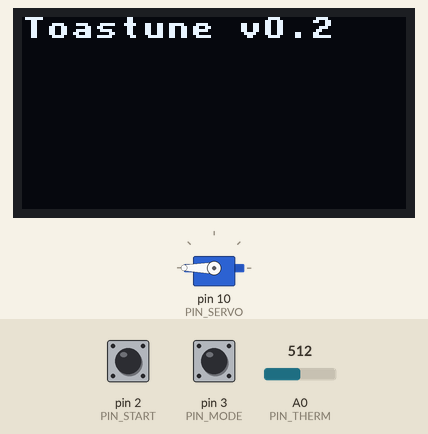
This sketch was run on a simulated Arduino Uno, built with avr-gcc and run on an emulated ATmega328P. Parts: 128×64 one-colour display, servo. The test bench sets the inputs (shaded band); at power-on: pin 2 (PIN_START) HIGH, pin 3 (PIN_MODE) HIGH, A0 (PIN_THERM) = 512.

Above: at 0.2 s.
At 2.3 s:
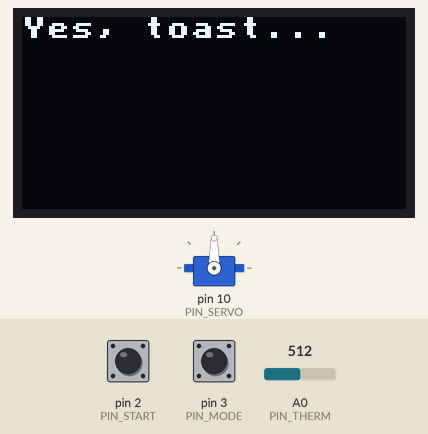
2.4 s: pin 2 (PIN_START) pulled LOW for 0.2 s
At 2.8 s:
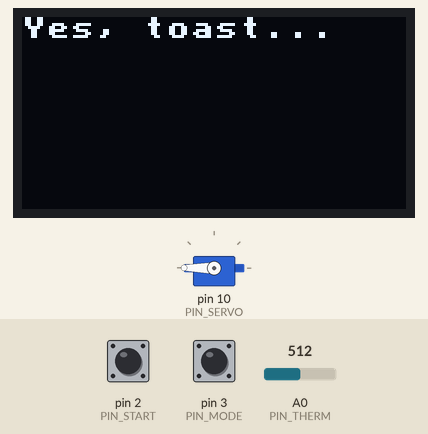
Timing chart, 0 to 5.4 s (numbered marks = the images above; inputs shaded):
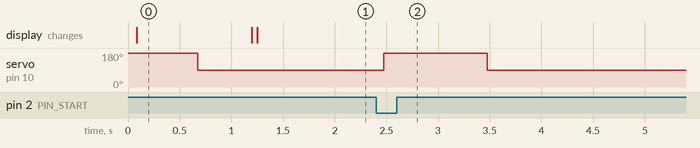

Measured:
- after the input at 2.4 s, servo on pin 10 (PIN_SERVO): 90° → 180° after 0.08 s, → 90° 1.0 s later
- what the display in image 0 shows lasts 1.1 s, from 0.1 s to 1.2 s

The sketch:

sketch.ino
```cpp
#include <Arduino.h>
#include <U8x8lib.h>
#include <Servo.h>

#define PIN_START 2
#define PIN_MODE  3
#define PIN_SERVO 10
#define PIN_THERM A0

#define AREF 5.0
#define ADC_RES 10

#define DISPLAY_ADDR   0x3C
#define DISPLAY_WIDTH  128
#define DISPLAY_HEIGHT 64
#define DISPLAY_RESET  -1

#define L_TEMP 155.0
#define M_TEMP 170.0
#define D_TEMP 185.0

#define DEBOUNCE 100

typedef enum {
  LIGHT,
  MEDIUM,
  DARK
} toast_t;

typedef enum {
  IDLE,
  RUN
} state_t;

U8X8_SSD1306_128X64_NONAME_HW_I2C display(U8X8_PIN_NONE);
Servo servo;

volatile toast_t mode = LIGHT;
volatile state_t state = IDLE;

volatile bool lastMode = HIGH;
volatile bool lastStart = HIGH;

float getVoltage(int rawValue) {
  return rawValue * (AREF / (pow(2, ADC_RES) - 1));
}

float getTemperature(float voltage) {
  return (voltage - 1.25) / 0.005;
}

float temperatureMonitor() {
  int rawValue = analogRead(PIN_THERM);
  float voltage = getVoltage(rawValue);
  float temp = getTemperature(voltage);

  return temp;
}

void displayOutput() {
  String modeOut = "Mode: ";

  if (mode == LIGHT) {
    modeOut += "Light ";
  } else if (mode == MEDIUM) {
    modeOut += "Medium";
  } else if (mode == DARK) {
    modeOut += "Dark  ";
  }

  float temp = temperatureMonitor();
  String tempOut = "Temp: " + String(temp) + " C   ";

  display.setFont(u8x8_font_victoriabold8_r);
  display.drawString(0, 0, "Yes, toast...");
  display.drawString(0, 10, modeOut.c_str());
  display.drawString(0, 20, tempOut.c_str());

  switch (state) {
    case IDLE:
      display.drawString(0, 30, "Case: Idle");
      break;
    case RUN:
      display.drawString(0, 30, "Case: Run ");
      break;
  }


  display.display();
}

void setup() {
  Serial.begin(115200);

  pinMode(PIN_START, INPUT_PULLUP);
  pinMode(PIN_MODE, INPUT_PULLUP);

  display.begin();

  display.setFont(u8x8_font_victoriabold8_r);
  display.drawString(0, 0, "Toastune v0.2");
  display.drawString(0, 20, "CSE 321 Project");
  display.drawString(0, 30, "Harper Scott");

  servo.attach(PIN_SERVO);

  servo.write(180);
  delay(500);
  servo.write(90);

  delay(500);
  display.clearDisplay();
}

void loop() {
  uint32_t modeChange = 0;
  uint32_t startChange = 0;

  uint32_t now = millis();

  bool readMode = digitalRead(PIN_MODE);

  if (readMode != lastMode) {
    if (now - modeChange > DEBOUNCE) {
      modeChange = now;

      if (readMode == LOW) {
        switch (mode) {
          case LIGHT:
            mode = MEDIUM;
            break;
          case MEDIUM:
            mode = DARK;
            break;
          case DARK:
            mode = LIGHT;
            break;
        }
      }
    }
  }

  lastMode = readMode;

  bool readStart = digitalRead(PIN_START);

  if (readStart != lastStart) {
    if (now - startChange > DEBOUNCE) {
      startChange = now;

      if (readStart == LOW) {
        switch (state) {
          case IDLE:
            state = RUN;
            break;
          case RUN:
            state = IDLE;
            break;
        }
      }
    }
  }

  lastStart = readStart;

  float target;
  if (mode == LIGHT) {
    target = L_TEMP;
  } else if (mode == MEDIUM) {
    target = M_TEMP;
  } else if (mode == DARK) {
    target = D_TEMP;
  }

  if (state == RUN) {
    float temp = temperatureMonitor();
    while (temp < target) {
      displayOutput();
      temp = temperatureMonitor();
    }

    servo.write(180);
    delay(1000);
    servo.write(90);

    state = IDLE;
  }

  displayOutput();
}
```
